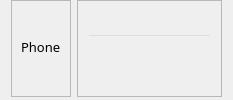
                     <widget class="QWidget" name="widget_131" native="true">
                      <property name="font">
                       <font>
                        <family>Sans Serif Collection</family>
                        <pointsize>10</pointsize>
                       </font>
                      </property>
                      <layout class="QHBoxLayout" name="horizontalLayout_160">
                       <property name="topMargin">
                        <number>0</number>
                       </property>
                       <property name="bottomMargin">
                        <number>3</number>
                       </property>
                       <item>
                        <widget class="QFrame" name="frame_170">
                         <property name="font">
                          <font>
                           <family>Sans Serif Collection</family>
                           <pointsize>10</pointsize>
                          </font>
                         </property>
                         <property name="frameShape">
                          <enum>QFrame::StyledPanel</enum>
                         </property>
                         <property name="frameShadow">
                          <enum>QFrame::Raised</enum>
                         </property>
                         <layout class="QVBoxLayout" name="verticalLayout_157">
                          <property name="topMargin">
                           <number>0</number>
                          </property>
                          <property name="bottomMargin">
                           <number>3</number>
                          </property>
                          <item>
                           <widget class="QLabel" name="label_80">
                            <property name="font">
                             <font>
                              <family>Sans Serif Collection</family>
                              <pointsize>10</pointsize>
                             </font>
                            </property>
                            <property name="text">
                             <string>Phone</string>
                            </property>
                           </widget>
                          </item>
                         </layout>
                        </widget>
                       </item>
                       <item>
                        <widget class="QFrame" name="frame_171">
                         <property name="font">
                          <font>
                           <family>Sans Serif Collection</family>
                           <pointsize>10</pointsize>
                          </font>
                         </property>
                         <property name="frameShape">
                          <enum>QFrame::StyledPanel</enum>
                         </property>
                         <property name="frameShadow">
                          <enum>QFrame::Raised</enum>
                         </property>
                         <layout class="QVBoxLayout" name="verticalLayout_161">
                          <property name="topMargin">
                           <number>0</number>
                          </property>
                          <property name="bottomMargin">
                           <number>3</number>
                          </property>
                          <item>
                           <widget class="QLineEdit" name="InfoPhone">
                            <property name="font">
                             <font>
                              <family>Sans Serif Collection</family>
                              <pointsize>10</pointsize>
                             </font>
                            </property>
                            <property name="styleSheet">
                             <string notr="true">background-color: transparent</string>
                            </property>
                            <property name="readOnly">
                             <bool>true</bool>
                            </property>
                           </widget>
                          </item>
                         </layout>
                        </widget>
                       </item>
                      </layout>
                     </widget>
